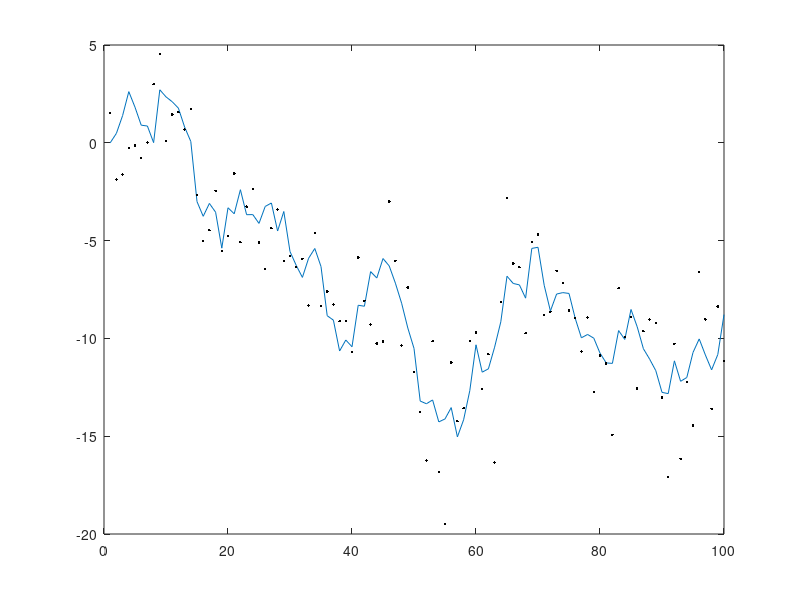
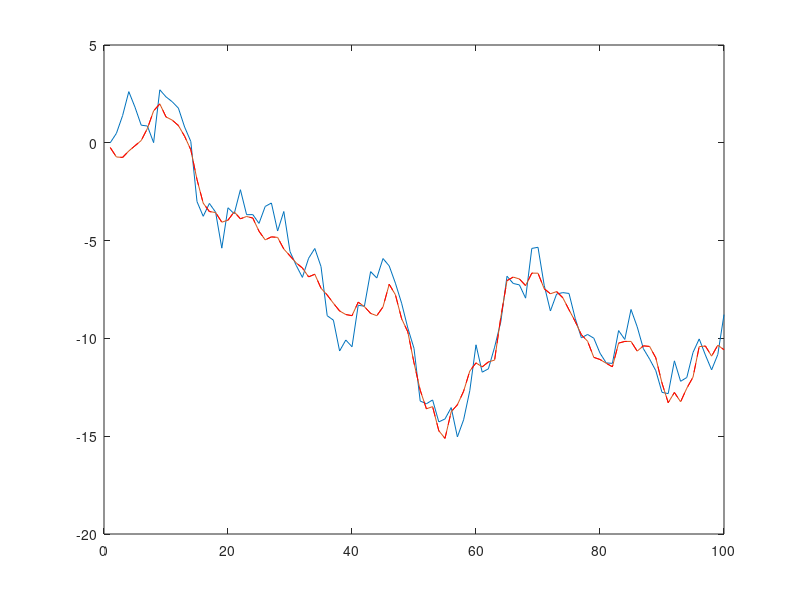

The MATLAB script that drew these images, in order: (Note: this script raises an error after producing the figures.)
%% a)
N = 100; q = 2;
% measurement noise:
r = 5;
% Generate the signal and noisy measurements:
s = cumsum([0, normrnd(0, sqrt(q),1,N-1)]);

x = 1:N;
y = s + normrnd(0, sqrt(r), 1, N);
figure(1); plot(x,s, x,y,'.k')

% Filtering:
m = [0 zeros(1, N-1)];
P = [1, ones(1, N-1)];
%K = zeros(1, N);
H = 1;
A = 1;

for k = 2:N
    % Prediction:
    m_ = A*m(k-1);
    P_ = A*P(k-1)*A' + q; % = P(k-1) + q
    % Update
    S = H*P_*H' + r; % = P(k-1) + q + r
    K = P_*H'/S; % = (P(k-q) + q)/(P(k-1) + q + r)
    m(k) = m_ + K*(y(k) -H*m_); % = (1-K)*m + K*y(k)
    P(k) = P_ - K*S*K'; % = P(k-1) + q - K^2*(P(k-1) + q + r)
end
figure(2); plot(x,s, x,m,'-', x,y,'.k')

ms = m;
Ps = [zeros(1,N-1), P(N)];
plot(x,s,x,ms,'-',x,y,'.k')
hold on;

% Smoothing:
for k = N-1:-1:1
    m_ = m(k);
    P_ = P(k) + q;
    ms(k) = m(k) + P(k)/P_*(ms(k+1)-m_);
    Ps(k) = P(k) + (P(k)/P_)^2*(Ps(k+1)-P_);
    %plot(x,s,x(k:k+1),ms(k:k+1),'r')
    hold off; plot(x,s,x,ms,x,y,'.k')
    pause(10/N)
end
MSE1 = sum((m-s).^2)
MSE2 = sum((ms-s).^2)

%% b)
% RTS smoother -- discrete
% Select a finite interval in the state space, say, x  [10,10] and discretize
% it evenly to N subintervals (e.g. N = 1000). Using a suitable numerical
% approximation to the integrals in the Bayesian filtering equations, imple-
% ment a finite grid approximation to the Bayesian filter for the Gaussian
% random walk. Verify that the result is practically the same as of the
% Kalman filter above.

md = m;
Pd = [zeros(1,N-1), P(N)];
n = 2000;
a = min(y)-3;
b = max(y)+3;
t = linspace(a,b,n);
[tx, ty] = meshgrid(linspace(a,b,n));
p_dyn = normpdf(tx, ty, sqrt(q));
p_ = normpdf(t,m(N),P(N));


for k = N-1:-1:1
    p = sum(p_dyn.*repmat(p_',1,n)./repmat(normpdf(t,m(k),sqrt(P(k)+q))',1,n));
    % times the filtering distribution
    p = p.*normpdf(t,m(k),sqrt(P(k)));
    p = p/sum(p);
    p_ = p;
    md(k) = t*p';
    Pd(k) = (t-md(k)).^2*p';
end
plot(x,s,x,ms,'-',x,md,'--r')


md = zeros(1,n);
Pd = zeros(1,n);
m = mso(end);
P = Pso(end);
mss(end) = m;
Pss(end) = P;
p_ = normpdf(t,m,P);
size(p_)
distr = zeros(N,n);
for k=n-1:-1:1
% dynamical distribution times the previous smoothing distribution per
% the predictive distribution (derived analytically in this linear
% gaussian case)
p = sum(p_dyn.*repmat(p_',1,N)./repmat(normpdf(t,mso(k),sqrt(Pso(k)+q))',1,N));
% times the filtering distribution
p = p.*normpdf(t,mso(k),sqrt(Pso(k)));
p = p/sum(p);
p_ = p;
distr(:,k) = p';
m = t*p';
mss(k) = m;
Pss(k) = (t-m).^2*p';
end
rts_discr_m = mss;
rts_discr_P = Pss;


%% c)